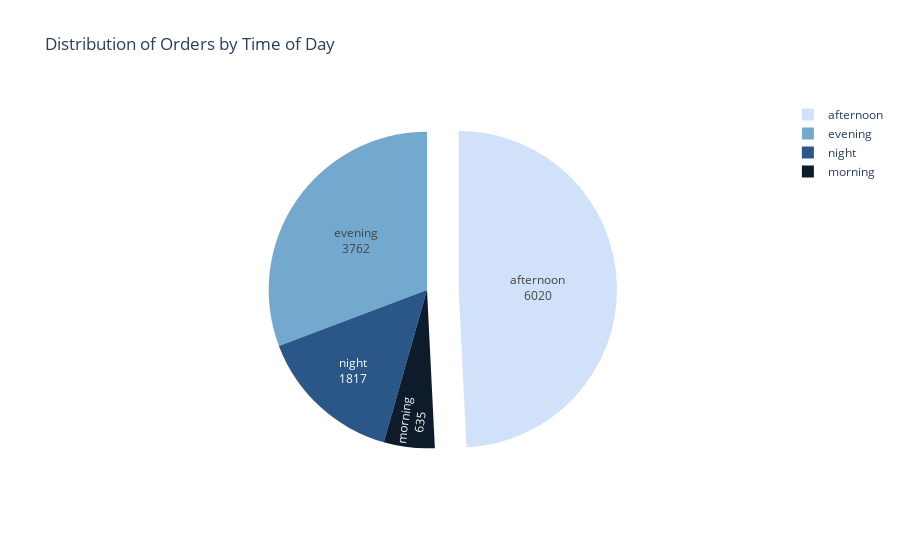

Source (notebook cell):
### Markdown cell above
### Distribution of Orders by Time of Day.

### Code cell
query = """
SELECT 
    CASE
        WHEN HOUR(order_time) < 12 THEN 'morning'
        WHEN HOUR(order_time) < 17 THEN 'afternoon'
        WHEN HOUR(order_time) < 20 THEN 'evening'
        ELSE 'night'
    END AS time_of_day,
    count(*) as total_orders
FROM
    order_details
    group by time_of_day;
"""

cur.execute(query)

data = cur.fetchall()

data

df = pd.DataFrame(data, columns = ['time_of_day','total_order'])

colors = ['#d0e1f9', '#74a9cf', '#2b5788', '#0d1b2a']
fig = px.pie(df, names = 'time_of_day', values = 'total_order', color_discrete_sequence= colors, title = 'Distribution of Orders by Time of Day')

max_index = df['total_order'].idxmax()  
pull_values = [0.2 if i == max_index else 0 for i in range(len(df))]

fig.data[0].pull = pull_values
fig.update_traces(textinfo='label+value')
fig.show()

### Figure 1 — Plotly figure (JSON) as saved in the notebook; plotly's stock layout.template omitted (floating-point values rounded to 4 significant figures)
{"data": [{"domain": {"x": [0, 1], "y": [0, 1]}, "hovertemplate": "time_of_day=%{label}<br>total_order=%{value}<extra></extra>", "labels": ["morning", "afternoon", "evening", "night"], "legendgroup": "", "name": "", "pull": [0, 0.2, 0, 0], "showlegend": true, "textinfo": "label+value", "type": "pie", "values": [635, 6020, 3762, 1817]}], "layout": {"autosize": true, "legend": {"tracegroupgap": 0}, "piecolorway": ["#d0e1f9", "#74a9cf", "#2b5788", "#0d1b2a"], "title": {"text": "Distribution of Orders by Time of Day"}}}
